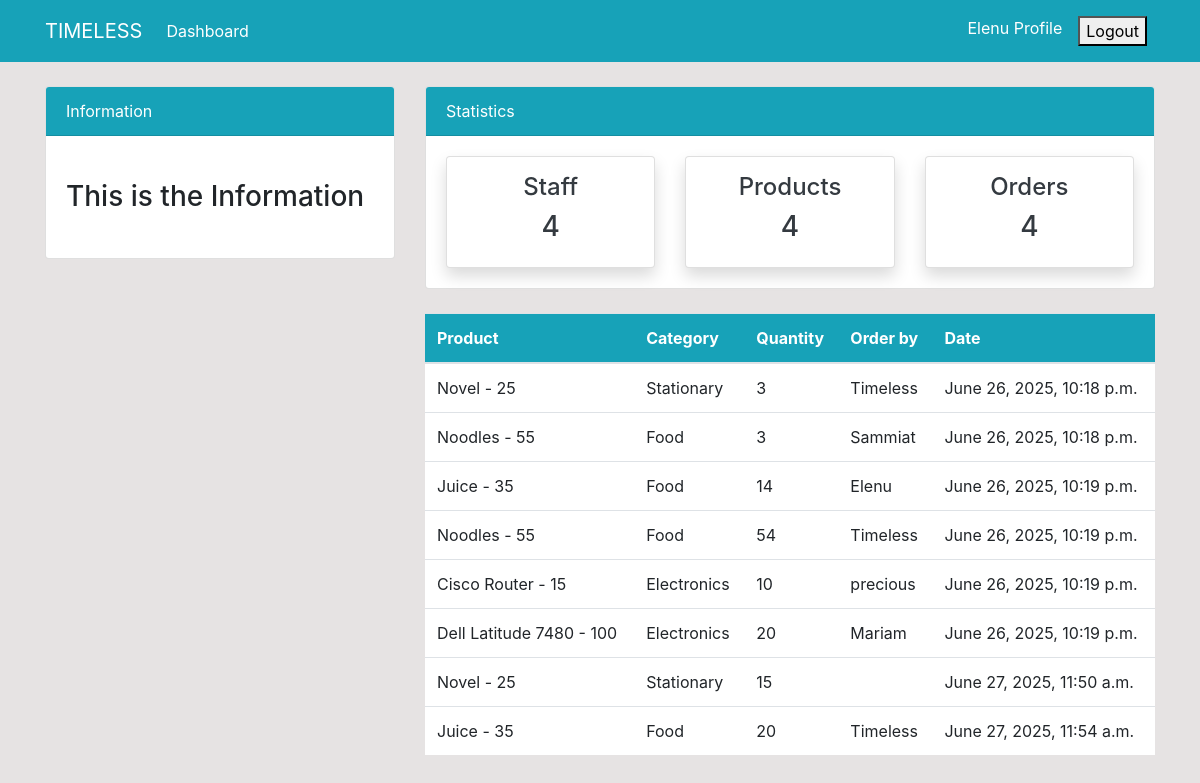
The page /order/ (signed in) on the database as committed earlier.
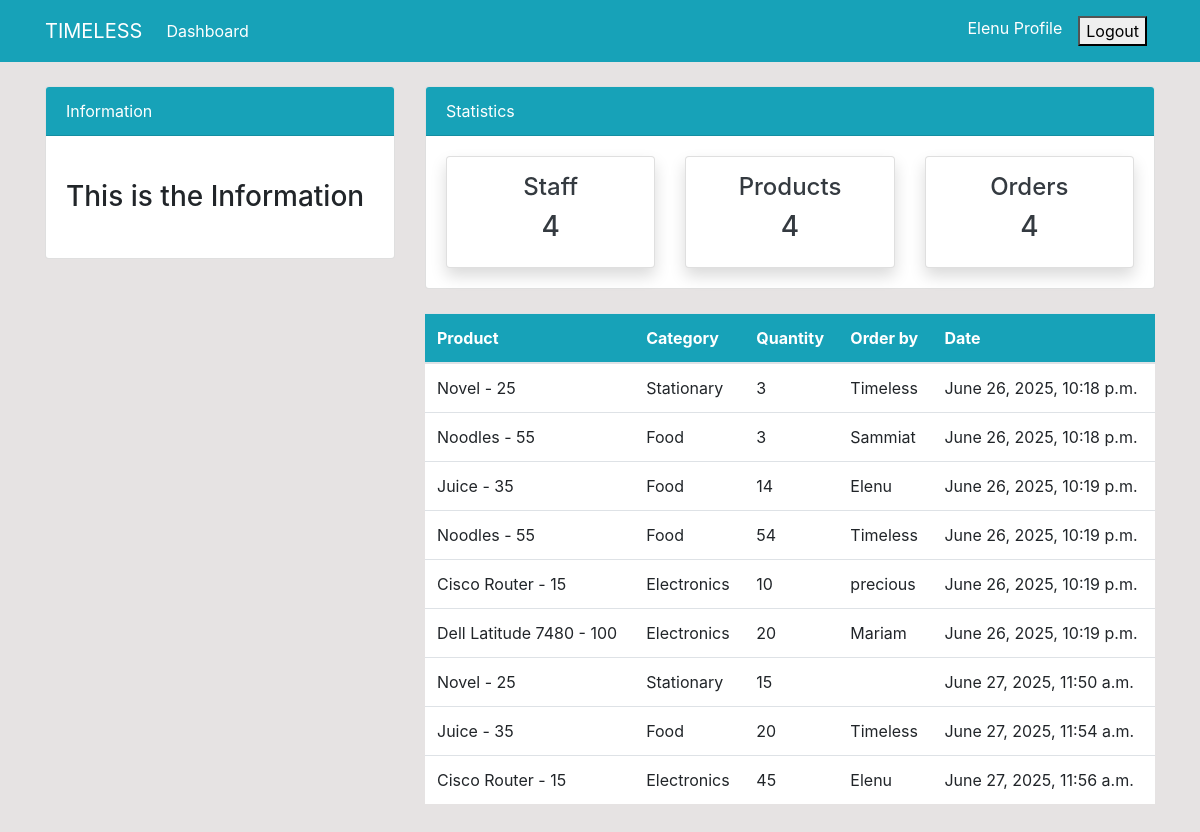
The same page on the database as committed later.
### dashboard/models.py (models this page shows, shortened)
class Order(models.Model):
    product = models.ForeignKey(Product, on_delete=models.CASCADE, null=True)
    staff = models.ForeignKey(User, on_delete=models.CASCADE, null=True)
    order_quantity = models.PositiveIntegerField(null=True)
    date = models.DateTimeField(auto_now_add=True)
    class Meta:
        verbose_name_plural = 'Order'

class Product(models.Model):
    name = models.CharField(max_length=100, null=True)
    category = models.CharField(max_length=20, choices=CATEGORY, null=True)
    quantity = models.PositiveIntegerField(null=True)
    class Meta:
        verbose_name_plural = 'Product'
    def __str__(self):
        return f'{self.name} - {self.quantity}'

### dashboard/views.py (the view)
# urls.py: path('order/', views.order, name='dashboard-order'),
@login_required
def order(request):
     orders = Order.objects.all()
     context = {
          'orders':orders
     }
     return render(request, 'dashboard/order.html', context)

### templates/dashboard/order.html (shortened to what this page needs)
 {% extends 'partials/base.html' %}
  {% block content %}
      {% include 'partials/topnav.html' %}
    <div class="container">
        <div class="row my-4">
            <div class="col-md-4">
            </div>
            <div class="col-md-8">
                <table class="table bg-white">
                    <thead class="bg-info">
                        <tr class="text-white">
                            <th scope="col">Product</th>
                            <th scope="col">Category</th>
                            <th scope="col">Quantity</th>
                            <th scope="col">Order by</th>
                            <th scope="col">Date</th>
                        </tr>
                    </thead>
                    <tbody>
                        {% for orders in orders%}
                        <tr>
                            <td>{{orders.product}}</td>
                            <td>{{orders.product.category}}</td>
                            <td>{{orders.order_quantity}}</td>
                            <td>
                                {{ orders.staff.username}}
                            </td>
                            <td>
                                {{ orders.date}}
                            </td>
                        </tr>
                        {% endfor %}
                    </tbody>
                </table>
            </div>
        </div>
    </div>
    {% endblock %}

Rows that differ between the two databases and show on the page:
added Order: product "Cisco Router - 15", product.category "Electronics", order_quantity "45", staff.username "Elenu", date "June 27, 2025, 11:56 a.m."
